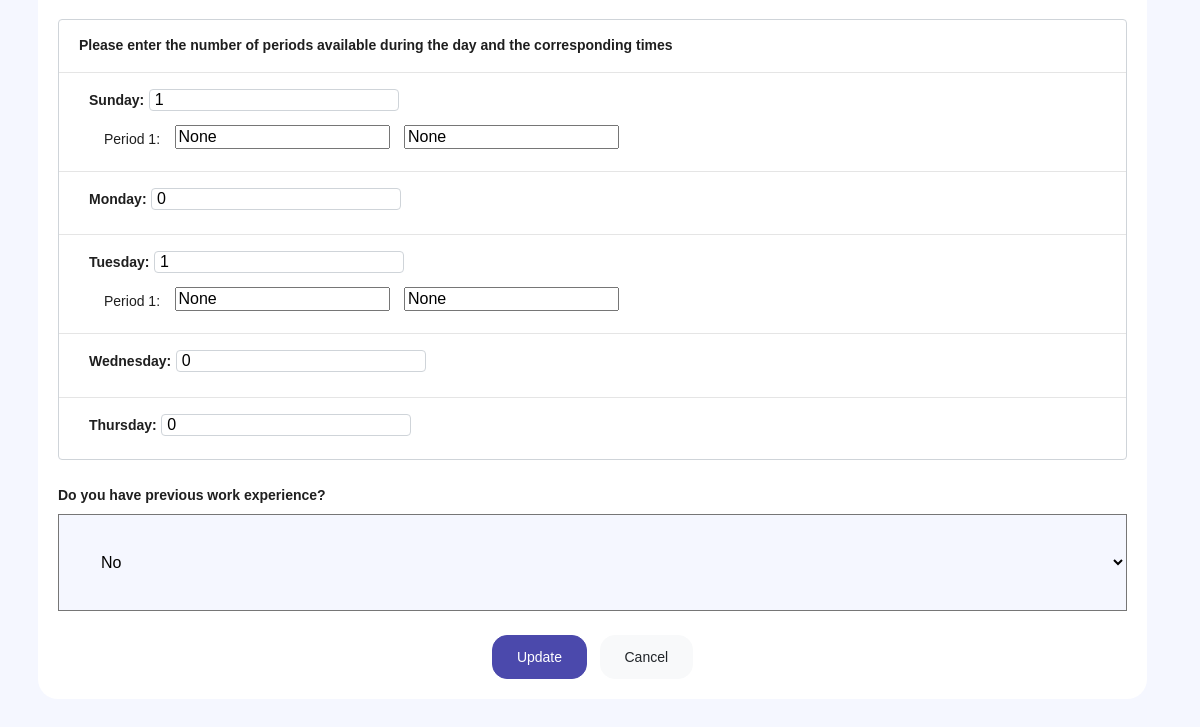
The app's page /update_find_job/4 (signed in, lower part), older data.
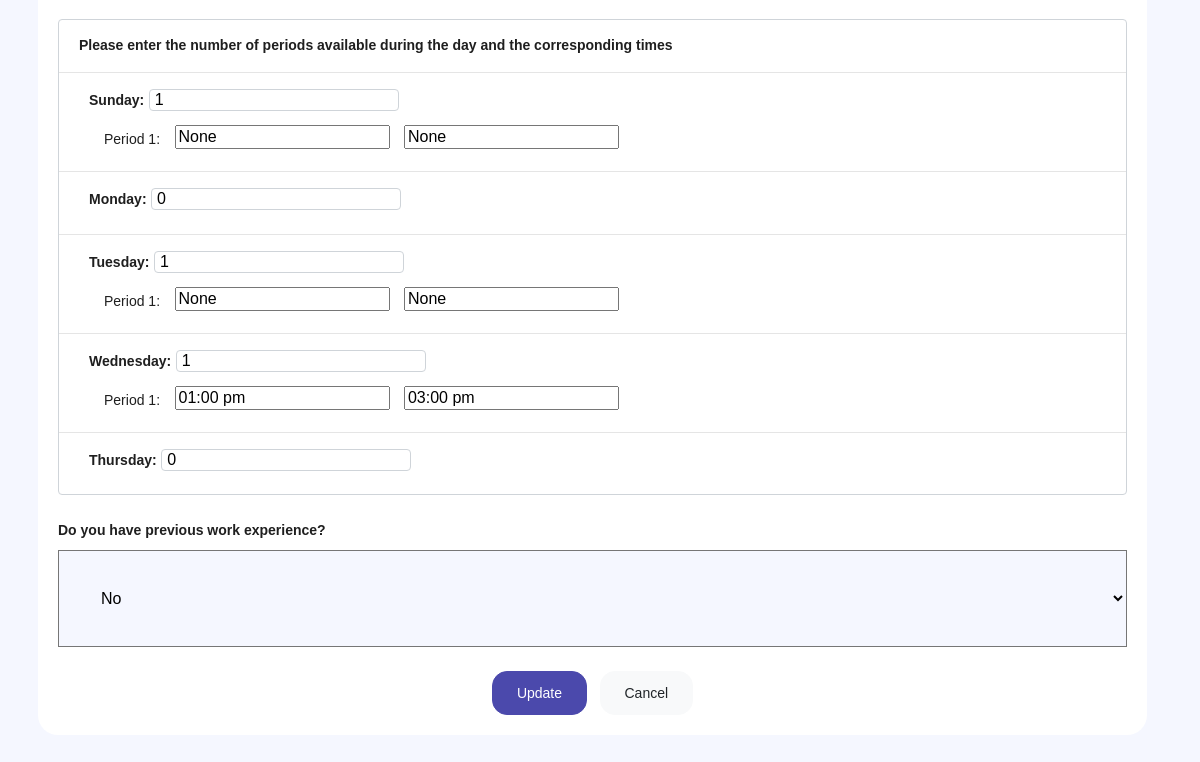
The same page, newer data.
### tables this page shows
CREATE TABLE seekers_form (
    "id" INTEGER PRIMARY KEY AUTOINCREMENT,
    form_submission INTEGER,
    user_id INTEGER,
    name TEXT,
    phoneNumber TEXT,
    major TEXT,
    gpa REAL,
    skills TEXT,
    experience TEXT,
    languages TEXT,
    sunday_periods INTEGER,
    sunday_start_interval TEXT,
    sunday_end_interval TEXT,
    monday_periods INTEGER,
    monday_start_interval TEXT,
    monday_end_interval TEXT,
    tuesdayـperiods INTEGER,
    tuesday_start_interval TEXT,
    tuesday_end_interval TEXT,
    wednesday_periods INTEGER,
    wednesday_start_interval TEXT,
    wednesday_end_interval TEXT,
    thursday_periods INTEGER,
    thursday_start_interval TEXT,
    thursday_end_interval TEXT,
    FOREIGN KEY (user_id) REFERENCES users(id)
);

### app.py (the view)
@app.route('/update_find_job/<id>' , methods=['GET', 'POST'])
def update_find_job(id):
    if 'user_id' not in session:
        flash("You are not logged in. Please log in first.", 'error')
        return redirect(url_for("login"))
    user_id = session['user_id']
    connection = sqlite3.connect("users_database.db")
    cursor = connection.cursor()
    if request.method == 'POST':
        try:
            new_skill = request.form.getlist('n_skills')
            new_skills = ",".join(map(str, new_skill))
            new_Language = request.form.getlist('n_Languages')
            new_Languages = ",".join(map(str, new_Language))
            new_name = request.form['n_name']
            new_phoneNumber = request.form['n_phoneNumber']
            new_Languages = new_Languages
            new_skills = new_skills
            new_gpa = request.form['n_gpa']
            new_major = request.form['n_major']
            new_experience = request.form['n_experience']
            form_submission = True
            sundayStarts = []
            sundayEnds = []
            sunday_periods = int(request.form.get('sunday-interval2'))
            for i in range(sunday_periods):
                print("i== ",i)
                start_time = request.form.get('sunday-interval2-start-time-' + str(i))
                end_time = request.form.get('sunday-interval2-end-time-' + str(i))
                sundayStarts.append(start_time)
                sundayEnds.append(end_time)
            mondayStarts = []
            mondayEnds = []
            monday_periods = int(request.form.get('monday-interval2'))
            for i in range(monday_periods):
                print("i== ",i)
                start_time = request.form.get('monday-interval2-start-time-' + str(i))
                end_time = request.form.get('monday-interval2-end-time-' + str(i))
                mondayStarts.append(start_time)
                mondayEnds.append(end_time)
            tuesdayStarts = []
            tuesdayEnds = []
            tuesdayـperiods = int(request.form.get('tuesday-interval2'))
            for i in range(tuesdayـperiods):
                print("i== ",i)
                start_time = request.form.get('tuesday-interval2-start-time-' + str(i))
                end_time = request.form.get('tuesday-interval2-end-time-' + str(i))
                tuesdayStarts.append(start_time)
                tuesdayEnds.append(end_time)
            wednesdayStarts = []
            wednesdayEnds = []
            wednesday_periods = int(request.form.get('wednesday-interval2'))
            for i in range(wednesday_periods):
                print("i== ",i)
                start_time = request.form.get('wednesday-interval2-start-time-' + str(i))
                end_time = request.form.get('wednesday-interval2-end-time-' + str(i))
                wednesdayStarts.append(start_time)
                wednesdayEnds.append(end_time)
            thursdayStarts = []
            thursdayEnds = []
            thursday_periods = int(request.form.get('thursday-interval2'))
            for i in range(thursday_periods):
                print("i== ",i)
                start_time = request.form.get('thursday-interval2-start-time-' + str(i))
                end_time = request.form.get('thursday-interval2-end-time-' + str(i))
                thursdayStarts.append(start_time)
                thursdayEnds.append(end_time)
            cursor.execute("UPDATE seekers_form SET  name = '{}', phoneNumber = '{}', languages = '{}', skills = '{}', gpa = '{}', major = '{}', experience = '{}',sunday_periods = '{}',monday_periods = '{}',tuesdayـperiods = '{}',wednesday_periods = '{}',thursday_periods= '{}',sunday_start_interval = '{}',sunday_end_interval = '{}',monday_start_interval = '{}',monday_end_interval = '{}',tuesday_start_interval = '{}',tuesday_end_interval = '{}',wednesday_start_interval = '{}',wednesday_end_interval = '{}',thursday_start_interval = '{}',thursday_end_interval = '{}' WHERE id = '{}'".format
                       (new_name, new_phoneNumber, new_Languages , new_skills, new_gpa, new_major, new_experience,sunday_periods,monday_periods,tuesdayـperiods,wednesday_periods,thursday_periods,','.join(map(str, sundayStarts)),','.join(map(str, sundayEnds)),','.join(map(str, mondayStarts)),','.join(map(str, mondayEnds)),','.join(map(str, tuesdayStarts)),','.join(map(str, tuesdayEnds)),','.join(map(str, wednesdayStarts)),','.join(map(str, wednesdayEnds)),','.join(map(str, thursdayStarts)),','.join(map(str, thursdayEnds)),id ))
            connection.commit()
            connection.close()
            flash("Request was Updated successfully!", 'success')
            return redirect(url_for("student"))
        except sqlite3.Error as e:
            print(f"An error occurred: {e}")
    else:
        cursor.execute("SELECT id, password, position, name, email FROM users WHERE id = ?", (user_id,))
        user = cursor.fetchone()
        cursor.execute("SELECT * FROM seekers_form WHERE user_id = ? AND id = ?", (user_id,id))
        form = cursor.fetchone()
        return render_template('update_find_job.html', user=user , form = form)

### templates/update_find_job.html (shortened to what the changed rows need)
<!DOCTYPE html>
<html lang="en">
<head>
    <link rel="stylesheet" href="{{url_for('static',filename='vendors/css/vendor.bundle.base.css')}}">
    <link rel="stylesheet" href="{{url_for('static',filename='vendors/ti-icons/css/themify-icons.css')}}">
    <link rel="stylesheet" href="{{url_for('static',filename='vendors/select2/select2.min.css')}}">
    <link rel="stylesheet" href="{{url_for('static',filename='vendors/feather/feather.css')}}">
    <link rel="stylesheet" href="{{url_for('static',filename='css/vertical-layout-light/style.css')}}">
</head>
<body>
    <div class="container-scroller ">
        <div class="container-fluid page-body-wrapper w-100 ">
            <div class="content-wrapper" style="min-height: inherit;">
                <div class="container">
                    <div class="row mt-5">
                        <div class="col-12 grid-margin stretch-card">
                            <div class="card">
                                <div class="card-body">
                                    <form id="myForm" class="forms-sample" method="POST">
                                        <div class="form-group">
                                            <div class="availability-container">
                                                {% if form %}
                                                <div class="day">
                                                    <label for="sunday" class="font-weight-bold">Sunday:</label>
                                                    <input type="number" class="interval" id="sunday-interval2" name="sunday-interval2" min="0" max="5" placeholder="Number of Available Periods" value="{{ form[10] }}" required>
                                                    <div id="sunday-periods">
                                                        {% if form[10] !=0 %}
                                                        {% set start_times_list = form[11].split(',') %}
                                                        {% set end_times_list = form[12].split(',') %}
                                                        {% set num_periods =  form[10] %}
                                                        {% for index in range(num_periods) %}
                                                        {% set start_time = start_times_list[index] %}
                                                        {% set end_time = end_times_list[index] %}
                                                        <label style="margin: 8px 5px 5px 15px;">Period {{ index + 1 }}:</label>
                                                        <input type = "text" id="sunday-interval2-start-time-{{index}}" name="sunday-interval2-start-time-{{index}}" class="time-pickable start-time" style="width: 100%; margin: 5px 5px 5px 5px; borderRadius:4px; width: fit-content;" value="{{ start_time }} " readonly> </input>
                                                        <input type = "text" id="sunday-interval2-end-time-{{index}}" name="sunday-interval2-end-time-{{index}}" class="time-pickable start-time" style="width: 100%; margin: 5px 5px 5px 5px; borderRadius:4px; width: fit-content;" value="{{ end_time }} " readonly> </input>
                                                        <br>
                                                        {% endfor %}
                                                        {% endif %}
                                                    </div>
                                                </div>
                                                <hr>
                                                <div class="day">
                                                    <label for="monday" class="font-weight-bold">Monday:</label>
                                                    <input type="number" class="interval" id="monday-interval2" name="monday-interval2" min="0" max="5" placeholder="Number of Available Periods" value="{{ form[13] }}"required>
                                                </div>
                                                <hr>
                                                <div class="day">
                                                    <label for="tuesday" class="font-weight-bold">Tuesday:</label>
                                                    <input type="number" class="interval" id="tuesday-interval2" name="tuesday-interval2" min="0" max="5" placeholder="Number of Available Periods" value="{{ form[16] }}" required>
                                                    <div id="tuesday-periods">
                                                        {% if form[16] !=0 %}
                                                        {% set start_times_list = form[17].split(',') %}
                                                        {% set end_times_list = form[18].split(',') %}
                                                        {% set num_periods =  form[16] %}
                                                        {% for index in range(num_periods) %}
                                                        {% set start_time = start_times_list[index] %}
                                                        {% set end_time = end_times_list[index] %}
                                                        <label style="margin: 8px 5px 5px 15px;">Period {{ index + 1 }}:</label>
                                                        <input type = "text" id="tuesday-interval2-start-time-{{index}}" name="tuesday-interval2-start-time-{{index}}" class="time-pickable start-time" style="width: 100%; margin: 5px 5px 5px 5px; borderRadius:4px; width: fit-content;" value="{{ start_time }} " readonly> </input>
                                                        <input type = "text" id="tuesday-interval2-end-time-{{index}}" name="tuesday-interval2-end-time-{{index}}" class="time-pickable start-time" style="width: 100%; margin: 5px 5px 5px 5px; borderRadius:4px; width: fit-content;" value="{{ end_time }} " readonly> </input>
                                                        <br>
                                                        {% endfor %}
                                                        {% endif %}
                                                    </div>
                                                </div>
                                                <hr>
                                                <div class="day">
                                                    <label for="wednesday" class="font-weight-bold">Wednesday:</label>
                                                    <input type="number" class="interval" id="wednesday-interval2" name="wednesday-interval2" min="0" max="5" placeholder="Number of Available Periods" value="{{ form[19] }}" required>
                                                    <div id="wednesday-periods">
                                                        {% if form[19] !=0 %}
                                                        {% set start_times_list = form[20].split(',') %}
                                                        {% set end_times_list = form[21].split(',') %}
                                                        {% set num_periods =  form[19] %}
                                                        {% for index in range(num_periods) %}
                                                        {% set start_time = start_times_list[index] %}
                                                        {% set end_time = end_times_list[index] %}
                                                        <label style="margin: 8px 5px 5px 15px;">Period {{ index + 1 }}:</label>
                                                        <input type = "text" id="wednesday-interval2-start-time-{{index}}" name="wednesday-interval2-start-time-{{index}}" class="time-pickable start-time" style="width: 100%; margin: 5px 5px 5px 5px; borderRadius:4px; width: fit-content;" value="{{ start_time }} " readonly> </input>
                                                        <input type = "text" id="wednesday-interval2-end-time-{{index}}" name="wednesday-interval2-end-time-{{index}}" class="time-pickable start-time" style="width: 100%; margin: 5px 5px 5px 5px; borderRadius:4px; width: fit-content;" value="{{ end_time }} " readonly> </input>
                                                        <br>
                                                        {% endfor %}
                                                        {% endif %}
                                                    </div>
                                                </div>
                                                <hr>
                                                <div class="day">
                                                    <label for="thursday" class="font-weight-bold">Thursday:</label>
                                                    <input type="number" class="interval" id="thursday-interval2" name="thursday-interval2" min="0" max="5" placeholder="Number of Available Periods" value="{{ form[22] }}"required>
                                                </div>
                                                {% endif %}
                                            </div>
                                        </div>
                                        <div class="form-group">
                                            <label class="font-weight-bold">Do you have previous work experience?</label>
                                            <select id="n_experience" class="js-example-basic-single content-wrapper w-100" name="n_experience" style="width: 100%;"  required>
                                                <option value="{{ form[8] }}" selected > {{ form[8] }}</option>
                                            </select>
                                        </div>
                                    </form>
                                </div>
                            </div>
                        </div>
                    </div>
                </div>
            </div>
        </div>
    </div>
</body>
</html>

Row changes from the older to the newer data that the page shows:
changed seekers_form "None": wednesday-interval2 "0" → "1"; wednesday_periods 0 → 1 (drawn)
Text that changed along with them:
new list line: "Period 1 :"
new list line: "01:00 pm 03:00 pm"
